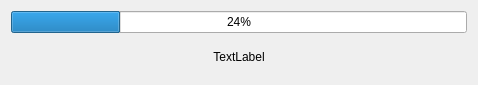
<?xml version="1.0" encoding="UTF-8"?>
<ui version="4.0">
 <class>progresoReporte</class>
 <widget class="QDialog" name="progresoReporte">
  <property name="geometry">
   <rect>
    <x>0</x>
    <y>0</y>
    <width>478</width>
    <height>85</height>
   </rect>
  </property>
  <property name="windowTitle">
   <string>Generando Reporte...</string>
  </property>
  <layout class="QVBoxLayout" name="verticalLayout">
   <item>
    <widget class="QProgressBar" name="progressBar">
     <property name="value">
      <number>24</number>
     </property>
    </widget>
   </item>
   <item>
    <widget class="QLabel" name="progresoText">
     <property name="text">
      <string>TextLabel</string>
     </property>
     <property name="alignment">
      <set>Qt::AlignCenter</set>
     </property>
    </widget>
   </item>
  </layout>
 </widget>
 <resources/>
 <connections/>
</ui>
